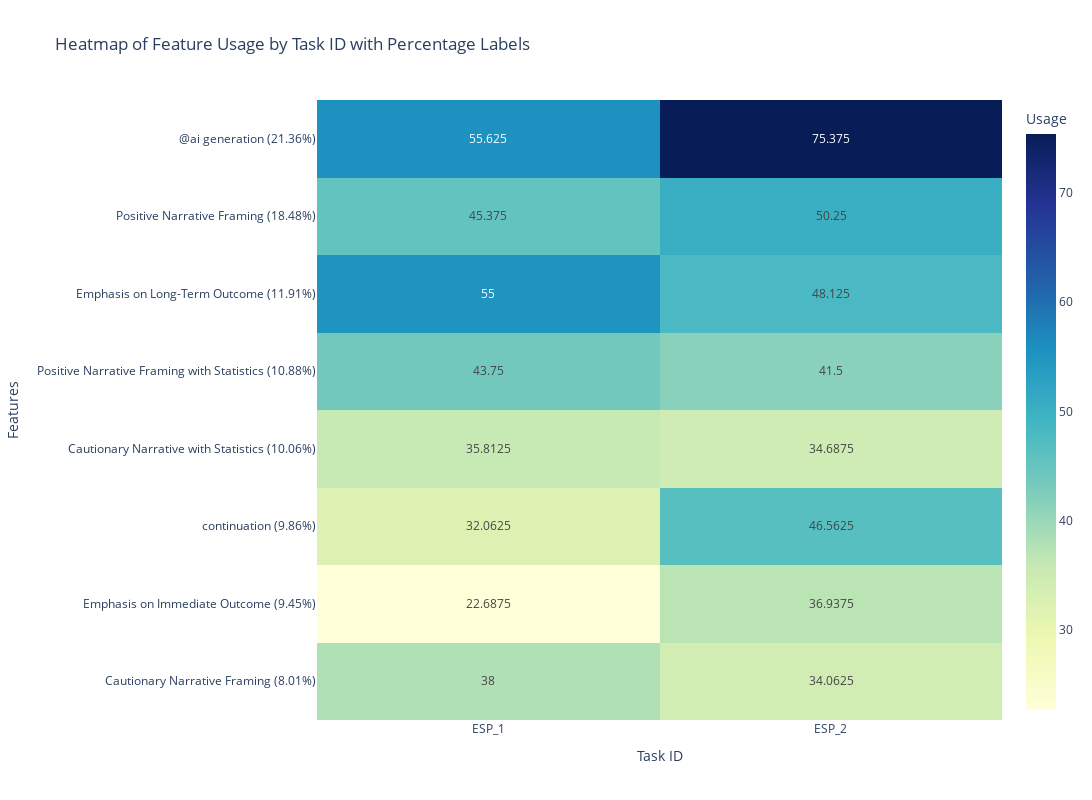

The code cell stored with this chart in its notebook:
### Code cell
fig = px.imshow(grouped_feature_usage_esp_sorted.T, 
                labels=dict(x="Task ID", y="Features", color="Usage"),
                # x=heatmap_data.columns,
                # y=heatmap_data.index,
                color_continuous_scale="YlGnBu",
                text_auto=True,
                aspect='auto')

# # Adjust the figure size to match the Seaborn plot
fig.update_layout(title="Heatmap of Feature Counts by Task ID",
                  xaxis_title="Task ID",
                  yaxis_title="Features",
                  width=1200,  # Set width to match Seaborn
                  height=800,  # Set height to match Seaborn
                  margin=dict(l=80, r=80, t=100, b=80))  # Adjust margi

fig.update_layout(
    title="Heatmap of Feature Usage by Task ID with Percentage Labels",
    xaxis_title="Task ID",
    yaxis_title="Features"
)

fig.write_image("../figures/results/stage2_usefulness_with_count_esp.pdf")

fig.show()

### Figure 1 — Plotly figure (JSON) as saved in the notebook; plotly's stock layout.template omitted (floating-point values rounded to 4 significant figures)
{"data": [{"coloraxis": "coloraxis", "hovertemplate": "Task ID: %{x}<br>Features: %{y}<br>Usage: %{z}<extra></extra>", "name": "0", "texttemplate": "%{z}", "type": "heatmap", "x": ["ESP_1", "ESP_2"], "xaxis": "x", "y": ["@ai generation (21.36%)", "Positive Narrative Framing (18.48%)", "Emphasis on Long-Term Outcome (11.91%)", "Positive Narrative Framing with Statistics (10.88%)", "Cautionary Narrative with Statistics (10.06%)", "continuation (9.86%)", "Emphasis on Immediate Outcome (9.45%)", "Cautionary Narrative Framing (8.01%)"], "yaxis": "y", "z": [[55.62, 75.38], [45.38, 50.25], [55, 48.12], [43.75, 41.5], [35.81, 34.69], [32.06, 46.56], [22.69, 36.94], [38, 34.06]]}], "layout": {"coloraxis": {"colorbar": {"title": {"text": "Usage"}}, "colorscale": [[0, "rgb(255,255,217)"], [0.125, "rgb(237,248,177)"], [0.25, "rgb(199,233,180)"], [0.375, "rgb(127,205,187)"], [0.5, "rgb(65,182,196)"], [0.625, "rgb(29,145,192)"], [0.75, "rgb(34,94,168)"], [0.875, "rgb(37,52,148)"], [1, "rgb(8,29,88)"]]}, "height": 800, "margin": {"b": 80, "l": 80, "r": 80, "t": 100}, "title": {"text": "Heatmap of Feature Usage by Task ID with Percentage Labels"}, "width": 1200, "xaxis": {"anchor": "y", "domain": [0, 1], "title": {"text": "Task ID"}}, "yaxis": {"anchor": "x", "autorange": "reversed", "domain": [0, 1], "title": {"text": "Features"}}}}
